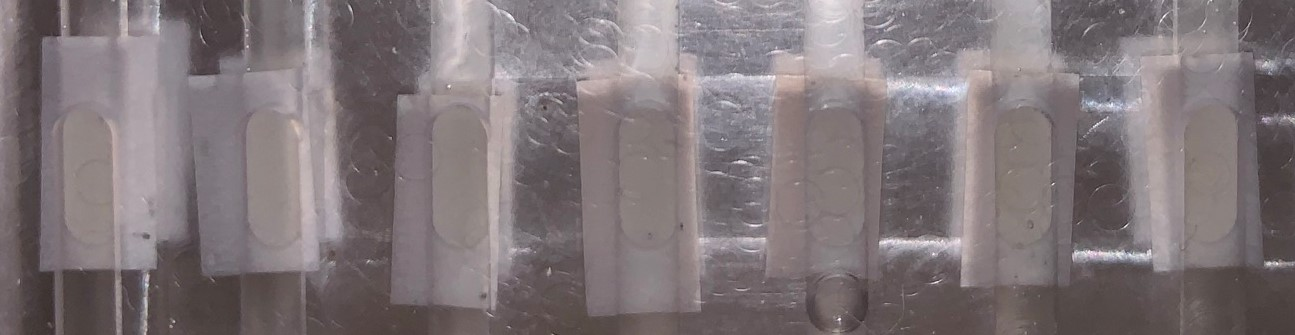
#> input picture images/0H_10000Z.jpeg, 1295 x 335 px
$ python -i test_functions.py   (imports and definitions only)
#> lines starting #> are read from the running program, lines starting #| are printed output that depends on the picture
'''
Imports:
'''
import cv2
import numpy as np
import matplotlib.pyplot as plt
import utils as xct

'''
Functions:
'''
# [9 lines left out: functions show_image, show_image_gray, not called in this run]

def image_enhance(img): # enhance coloration via CLAHE (variables: all )

    clahe = cv2.createCLAHE(clipLimit=3., tileGridSize=(8,8)) # determine CLAHE paramters (values based on recommendations)

    image_lab = cv2.cvtColor(img, cv2.COLOR_RGB2LAB)  # convert from RGB to LAB, change image_circled here to view other images
#> image_lab: shape (335, 1295, 3); mean of channels 0, 1, 2 128, 132.3, 127.9

    l, a, b = cv2.split(image_lab)  # split on 3 different channels
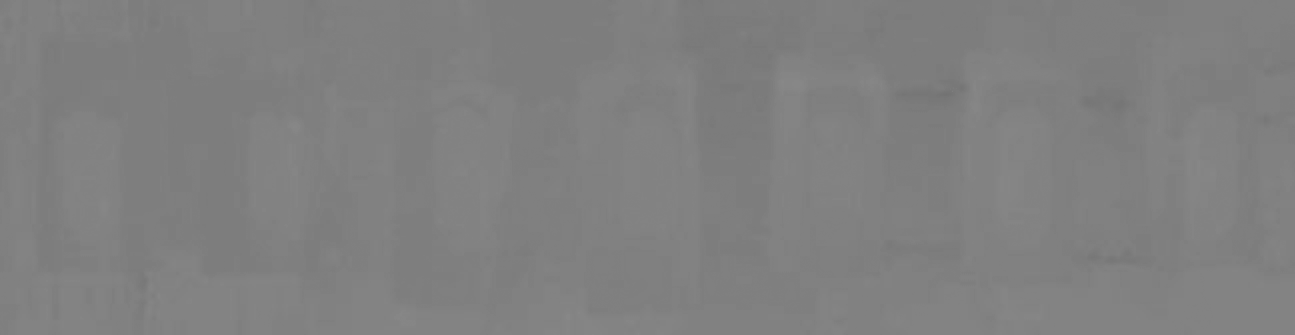
#> b: shape (335, 1295); min 114, max 136, mean 127.9

    l2 = clahe.apply(l)  # apply CLAHE to the L-channel
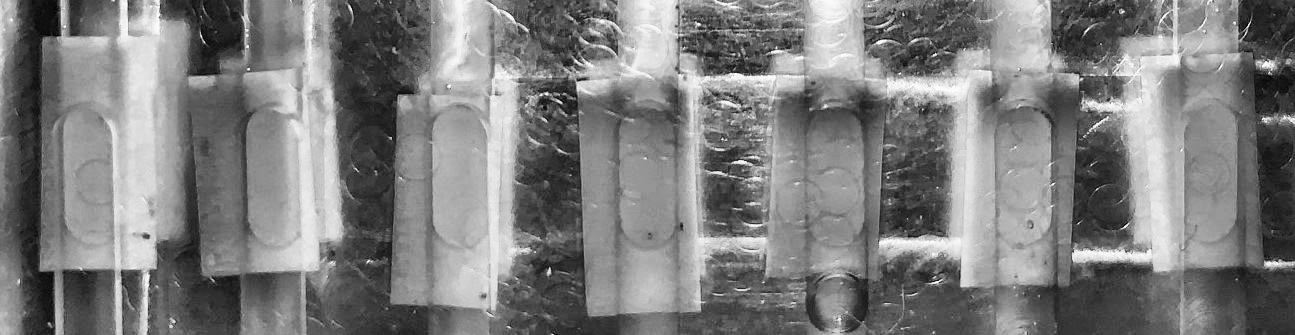
#> l2: shape (335, 1295); min 6, max 255, mean 125.3

    image_lab = cv2.merge((l2,a,b))  # merge channels with the altered 'l' version
#> image_lab: shape (335, 1295, 3); mean of channels 0, 1, 2 125.3, 132.3, 127.9
    image_enhanced = cv2.cvtColor(image_lab, cv2.COLOR_LAB2RGB)  # convert from LAB back to RGB

    plt.imshow(image_enhanced) # show
    plt.show()

# [68 lines left out: functions hsv_filter, mask_black, edge_detection, circle_detection, not called in this run]


'''
Call Functions:
'''
# [7 lines of commented-out code are left out]

>>> import cv2
>>> picture = cv2.cvtColor(cv2.imread('../images/0H_10000Z.jpeg'), cv2.COLOR_BGR2RGB)
>>> result = image_enhance(picture)

$ run again, on images/18H_1000Z.jpeg
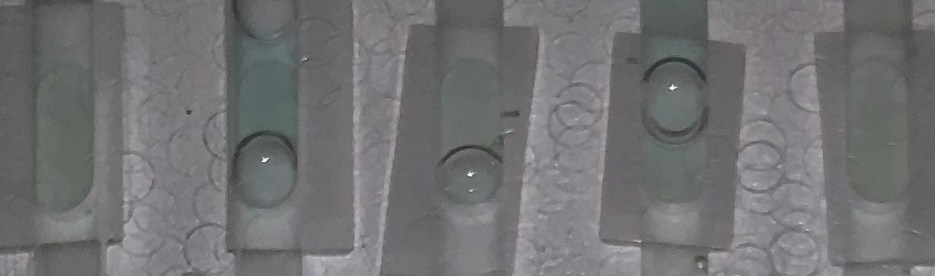
#> input picture images/18H_1000Z.jpeg, 935 x 276 px
#> in image_enhance, `l2 = clahe.apply(l)`:
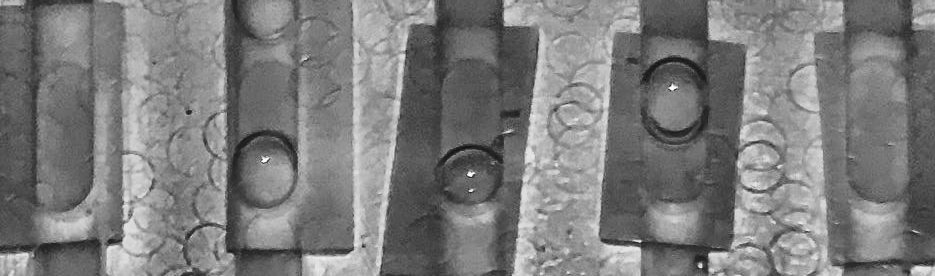
#> l2: shape (276, 935); min 18, max 255, mean 123.7
